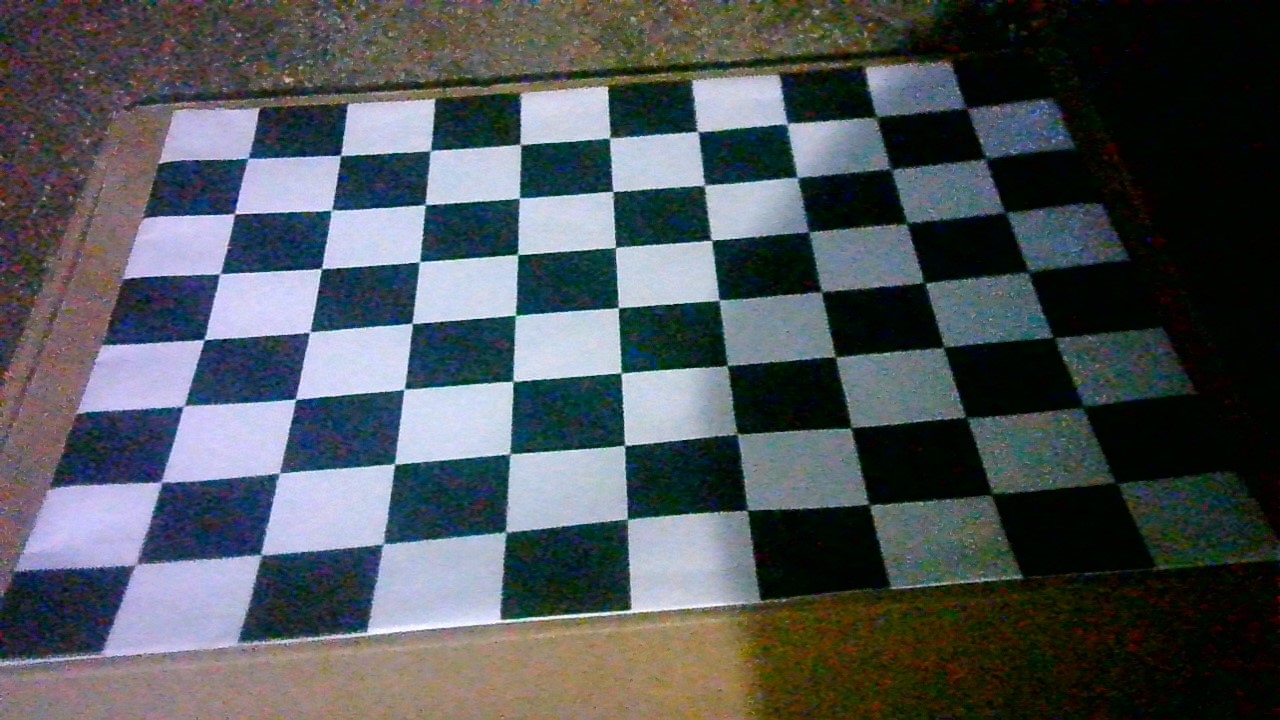
#> input picture dataset/WIN_20210928_21_24_26_Pro.jpg, 1280 x 720 px; its folder holds 4 pictures in this run
$ python cameraCalibration.py
#> lines starting #> are read from the running program, lines starting #| are printed output that depends on the picture; after the words box and inside, x2 and y2 are one past the last pixel; in counts of white or black regions, pixels touching at a corner belong together
# Import required modules
import cv2
import numpy as np
import os
import glob


# Define the dimensions of checkerboard
CHECKERBOARD = (7, 9)


# stop the iteration when specified
# accuracy, epsilon, is reached or
# specified number of iterations are completed.
criteria = (cv2.TERM_CRITERIA_EPS +
			cv2.TERM_CRITERIA_MAX_ITER, 30, 0.001)


# Vector for 3D points
threedpoints = []

# Vector for 2D points
twodpoints = []


# 3D points real world coordinates
objectp3d = np.zeros((1, CHECKERBOARD[0]
					* CHECKERBOARD[1],
					3), np.float32)
objectp3d[0, :, :2] = np.mgrid[0:CHECKERBOARD[0],
							0:CHECKERBOARD[1]].T.reshape(-1, 2)
prev_img_shape = None


# Extracting path of individual image stored
# in a given directory. Since no path is
# specified, it will take current directory
# jpg files alone
images = glob.glob('*.jpg')
count = 0
for dataset in images:
    print(count)
    count = count + 1
    image = cv2.imread(dataset)
#> image is the input picture: shape (720, 1280, 3); mean B, G, R 88.5, 84.5, 78.6
    grayColor = cv2.cvtColor(image, cv2.COLOR_BGR2GRAY)
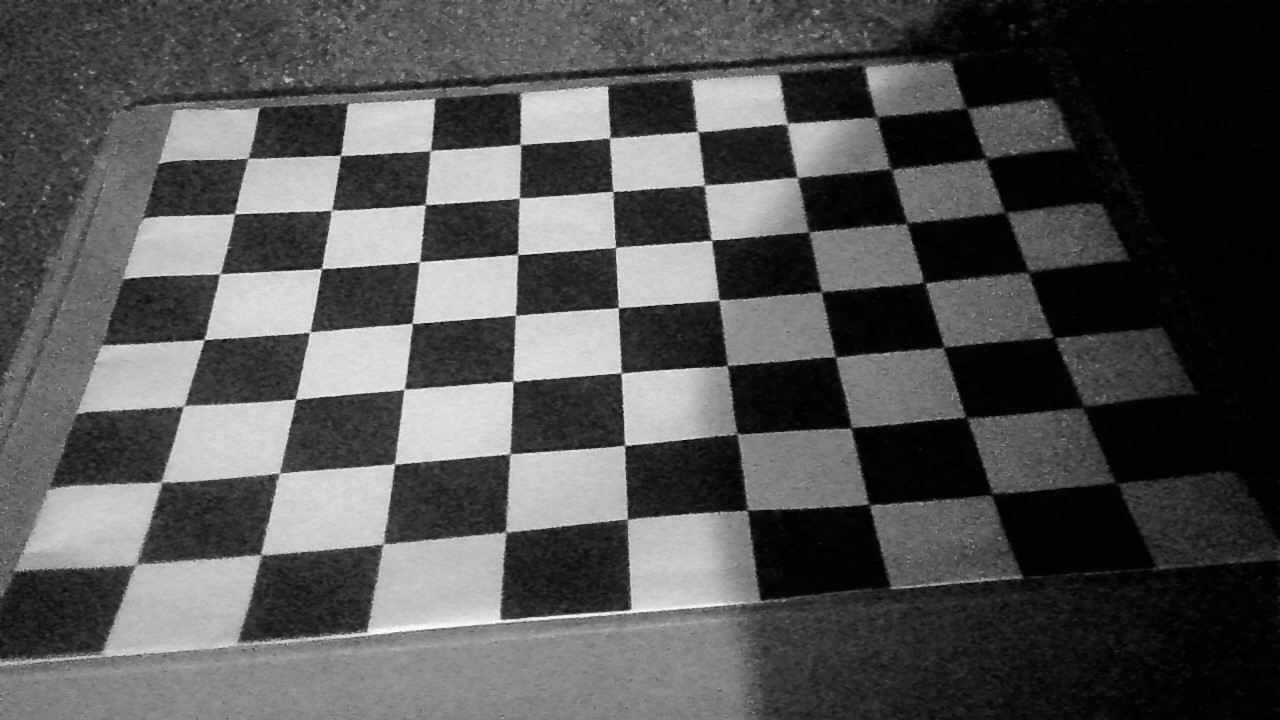
#> grayColor: shape (720, 1280); min 0, max 255, mean 83.2

	# Find the chess board corners
	# If desired number of corners are
	# found in the image then ret = true
    ret, corners = cv2.findChessboardCorners(
    				grayColor, CHECKERBOARD,
					cv2.CALIB_CB_ADAPTIVE_THRESH
					+ cv2.CALIB_CB_FAST_CHECK +
					cv2.CALIB_CB_NORMALIZE_IMAGE)
#> ret = False; corners = None

	# If desired number of corners can be detected then,
	# refine the pixel coordinates and display
	# them on the images of checker board
    if ret == True:
	    threedpoints.append(objectp3d)

		# Refining pixel coordinates
		# for given 2d points.
	    corners2 = cv2.cornerSubPix(
			grayColor, corners, (3, 3), (-1, -1), criteria)

	    twodpoints.append(corners2)

	    # Draw and display the corners
	    image = cv2.drawChessboardCorners(image,
										CHECKERBOARD,
										corners2, ret)
#> pass 2 of the loop `for dataset in images:`:
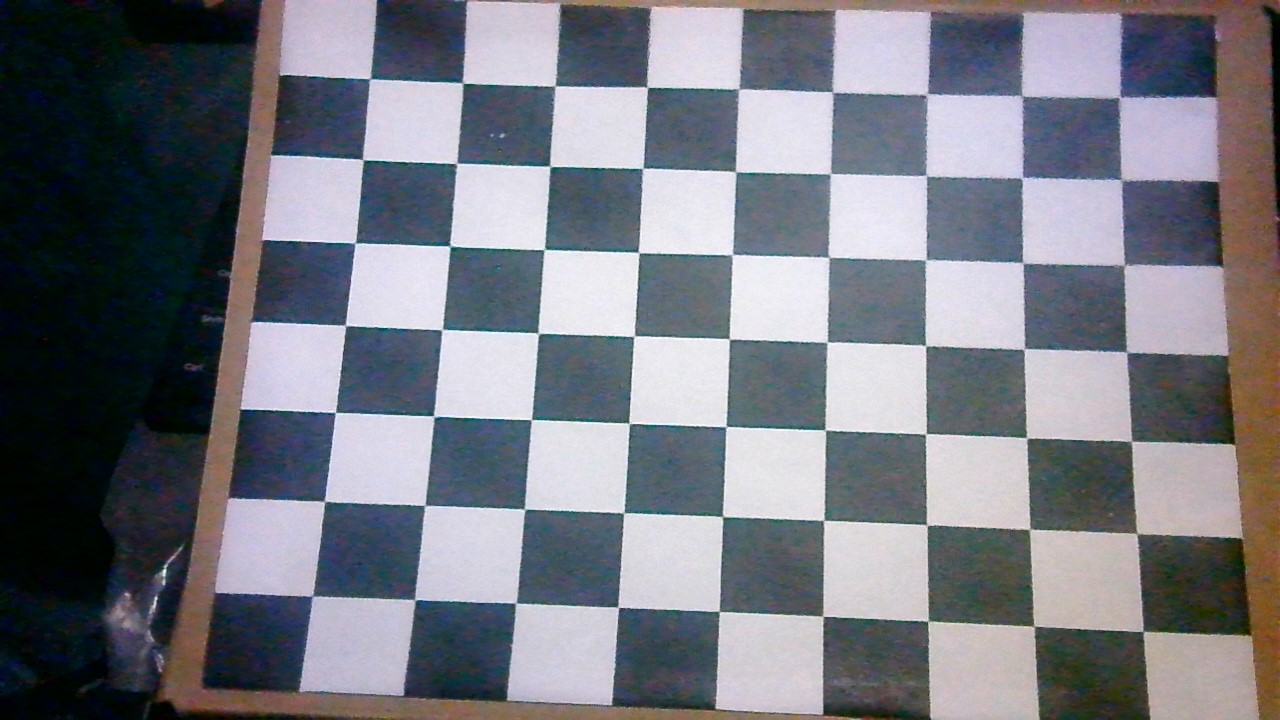
#> input picture dataset/WIN_20210928_21_25_23_Pro.jpg, 1280 x 720 px
#> image is the input picture: shape (720, 1280, 3); mean B, G, R 128.5, 120.2, 118.5
#> `grayColor = cv2.cvtColor(image, cv2.COLOR_BGR2GRAY)`:
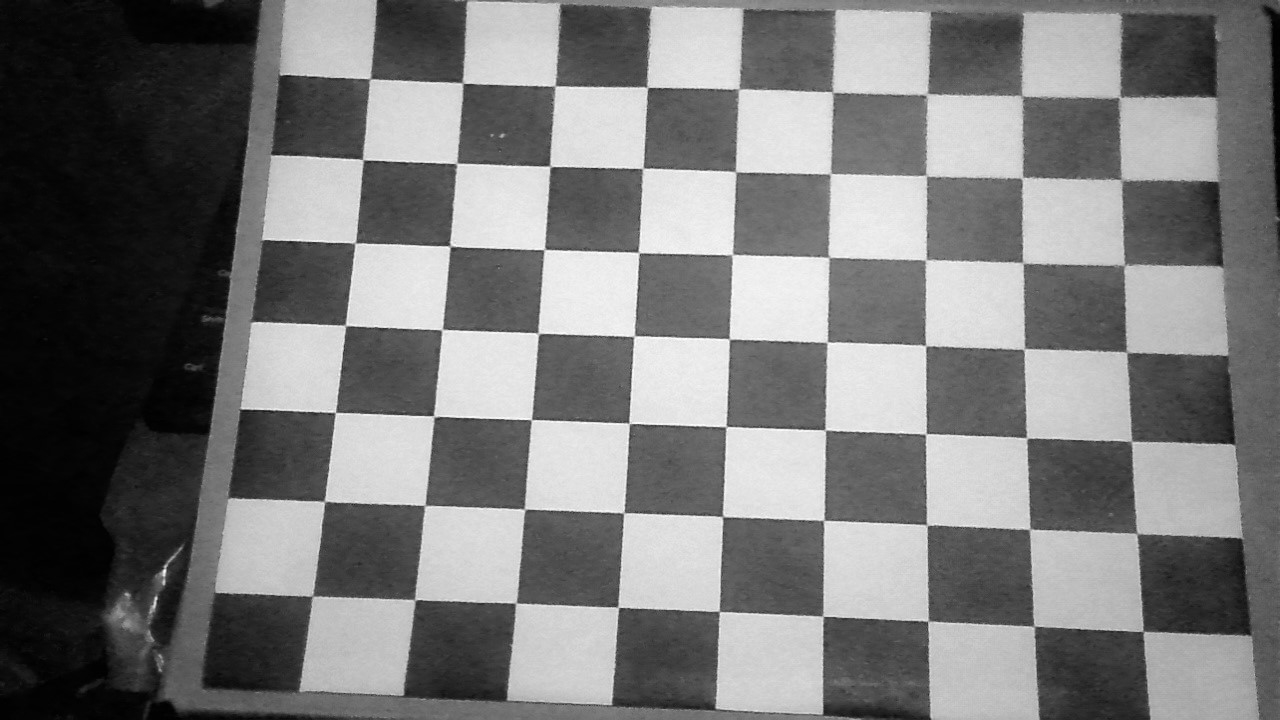
#> grayColor: shape (720, 1280); min 0, max 255, mean 120.6
#> ret = True; corners = 63 rows, first 8: [312.4, 596.3], [324.5, 501.3], [335.4, 412.5], [346.9, 325.9], [355.4, 242.6], [363.9, 160.4], [367.3, 78.84], [414.5, 599.5]
#> corners2 = 63 rows, first 8: [312.5, 595.9], [324.5, 501.5], [335.3, 412.4], [345.4, 325.4], [354.7, 243], [362.8, 159.8], [370.3, 78.61], [414.9, 600.2]
#> `image = cv2.drawChessboardCorners(image, CHECKERBOARD, corners2, ret)`:
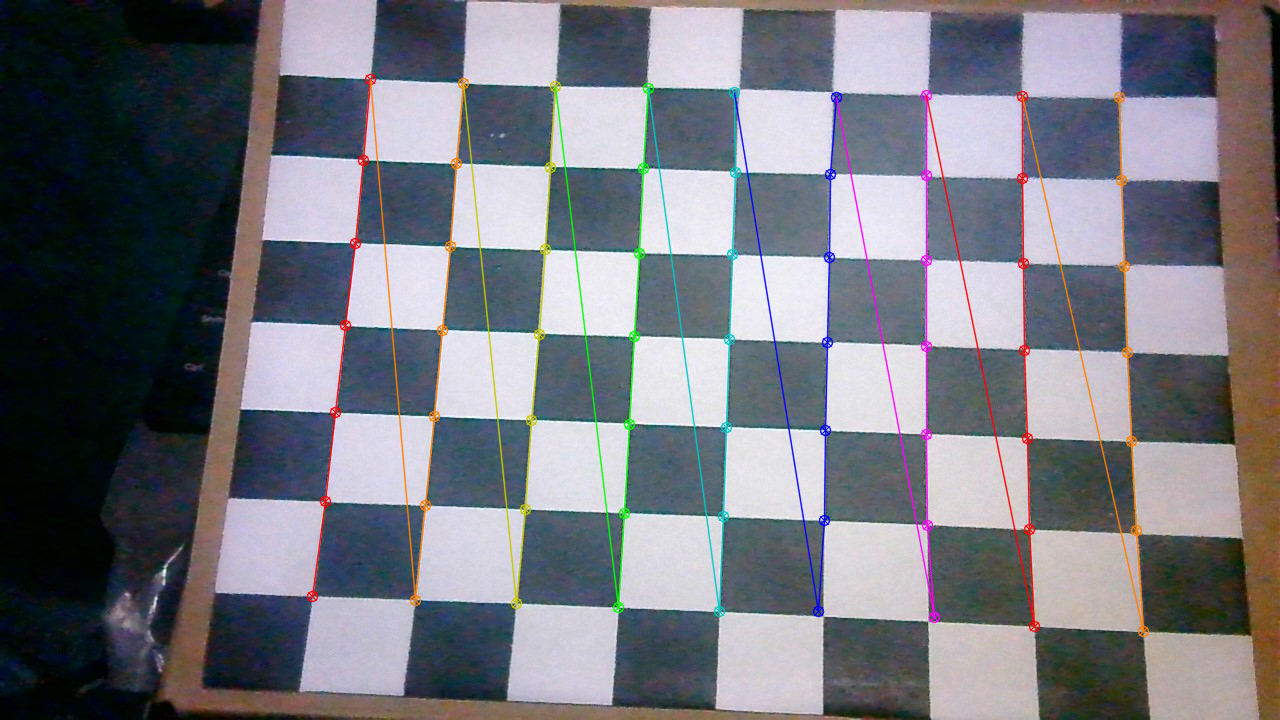
#> image: shape (720, 1280, 3); 3.45% of pixels changed, all inside (x1, y1, x2, y2) = (306, 73, 1150, 638)
#> pass 3 of the loop `for dataset in images:`:
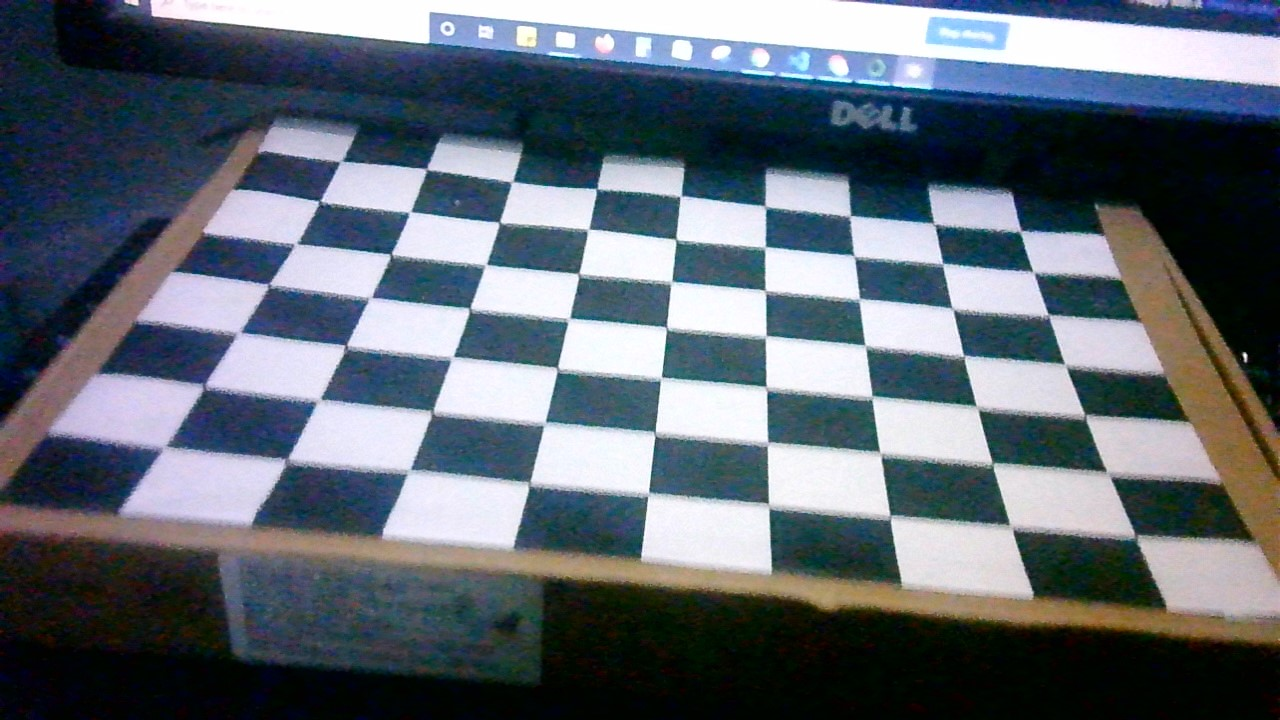
#> input picture dataset/WIN_20210928_21_26_42_Pro.jpg, 1280 x 720 px
#> image is the input picture: shape (720, 1280, 3); mean B, G, R 114.8, 105.2, 96.5
#> `grayColor = cv2.cvtColor(image, cv2.COLOR_BGR2GRAY)`:
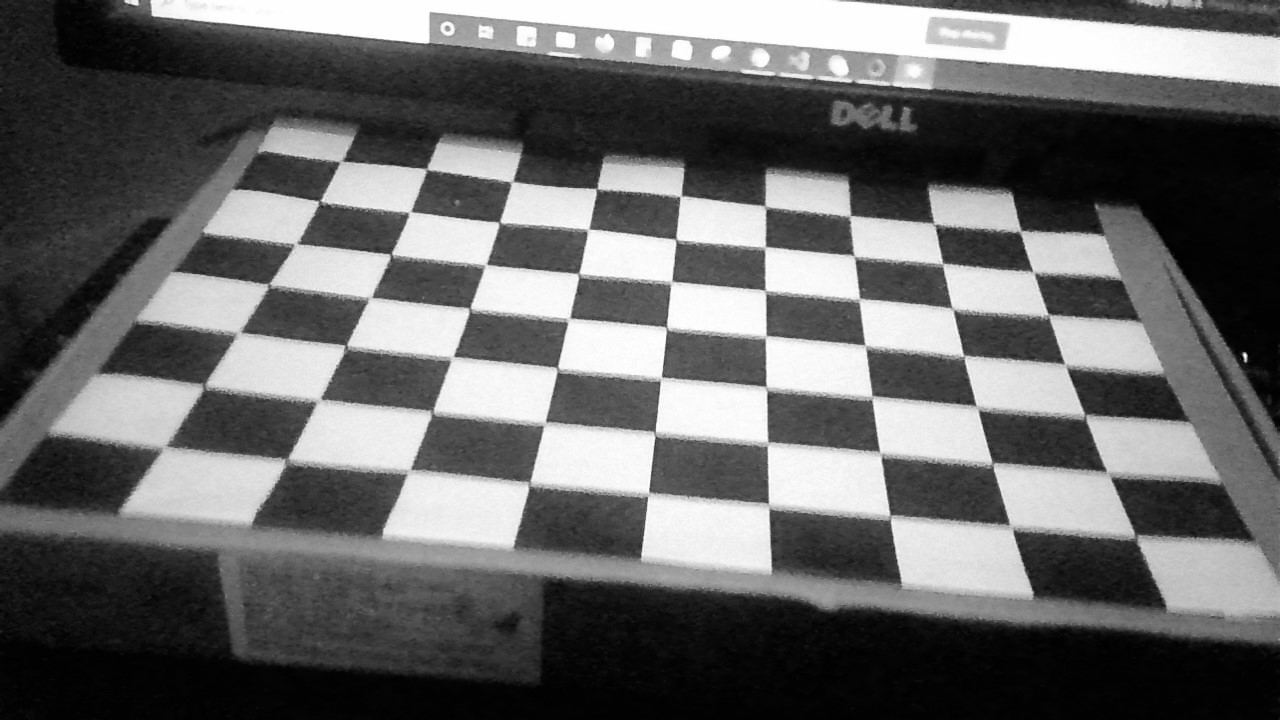
#> grayColor: shape (720, 1280); min 0, max 255, mean 103.7
#> ret = False; corners = None
#> the loop made 4 passes; the first 3 are shown

	#cv2.imshow('img', image)
	#cv2.waitKey(0)

#cv2.destroyAllWindows()

h, w = image.shape[:2]
#> h = 720; w = 1280


# Perform camera calibration by
# passing the value of above found out 3D points (threedpoints)
# and its corresponding pixel coordinates of the
# detected corners (twodpoints)
ret, matrix, distortion, r_vecs, t_vecs = cv2.calibrateCamera(
	threedpoints, twodpoints, grayColor.shape[::-1], None, None)


# Displaying required output
print(" Camera matrix:")
print(matrix)

print("\n Distortion coefficient:")
print(distortion)

print("\n Rotation Vectors:")
print(r_vecs)

print("\n Translation Vectors:")
print(t_vecs)
